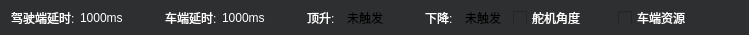
         <widget class="QWidget" name="frontVideoBottomContainer" native="true">
          <property name="sizePolicy">
           <sizepolicy hsizetype="Preferred" vsizetype="Fixed">
            <horstretch>0</horstretch>
            <verstretch>0</verstretch>
           </sizepolicy>
          </property>
          <property name="minimumSize">
           <size>
            <width>0</width>
            <height>35</height>
           </size>
          </property>
          <property name="maximumSize">
           <size>
            <width>16777215</width>
            <height>35</height>
           </size>
          </property>
          <property name="styleSheet">
           <string notr="true">background-color: rgb(46, 47, 48);</string>
          </property>
          <layout class="QHBoxLayout" name="horizontalLayout_9">
           <property name="spacing">
            <number>5</number>
           </property>
           <item>
            <widget class="QLabel" name="driverTextDelayLabel">
             <property name="sizePolicy">
              <sizepolicy hsizetype="Fixed" vsizetype="Preferred">
               <horstretch>0</horstretch>
               <verstretch>0</verstretch>
              </sizepolicy>
             </property>
             <property name="styleSheet">
              <string notr="true">color: rgb(255, 255, 255);
font: 700 9pt &quot;Microsoft YaHei UI&quot;;</string>
             </property>
             <property name="text">
              <string>驾驶端延时:</string>
             </property>
            </widget>
           </item>
           <item>
            <widget class="QLabel" name="driverDelayLabel">
             <property name="sizePolicy">
              <sizepolicy hsizetype="Fixed" vsizetype="Preferred">
               <horstretch>0</horstretch>
               <verstretch>0</verstretch>
              </sizepolicy>
             </property>
             <property name="minimumSize">
              <size>
               <width>80</width>
               <height>0</height>
              </size>
             </property>
             <property name="maximumSize">
              <size>
               <width>80</width>
               <height>16777215</height>
              </size>
             </property>
             <property name="styleSheet">
              <string notr="true">color: rgb(255, 255, 255);
font: 700 9pt &quot;Microsoft YaHei UI&quot;;</string>
             </property>
             <property name="text">
              <string>1000ms</string>
             </property>
            </widget>
           </item>
           <item>
            <widget class="QLabel" name="carDelayTextLabel">
             <property name="sizePolicy">
              <sizepolicy hsizetype="Fixed" vsizetype="Preferred">
               <horstretch>0</horstretch>
               <verstretch>0</verstretch>
              </sizepolicy>
             </property>
             <property name="styleSheet">
              <string notr="true">color: rgb(255, 255, 255);
font: 700 9pt &quot;Microsoft YaHei UI&quot;;</string>
             </property>
             <property name="text">
              <string>车端延时:</string>
             </property>
            </widget>
           </item>
           <item>
            <widget class="QLabel" name="carDelayLabel">
             <property name="sizePolicy">
              <sizepolicy hsizetype="Fixed" vsizetype="Preferred">
               <horstretch>80</horstretch>
               <verstretch>0</verstretch>
              </sizepolicy>
             </property>
             <property name="minimumSize">
              <size>
               <width>80</width>
               <height>0</height>
              </size>
             </property>
             <property name="styleSheet">
              <string notr="true">color: rgb(255, 255, 255);
font: 700 9pt &quot;Microsoft YaHei UI&quot;;</string>
             </property>
             <property name="text">
              <string>1000ms</string>
             </property>
            </widget>
           </item>
           <item>
            <widget class="QLabel" name="riseTextLabel">
             <property name="sizePolicy">
              <sizepolicy hsizetype="Fixed" vsizetype="Preferred">
               <horstretch>0</horstretch>
               <verstretch>0</verstretch>
              </sizepolicy>
             </property>
             <property name="styleSheet">
              <string notr="true">color: rgb(255, 255, 255);
font: 700 9pt &quot;Microsoft YaHei UI&quot;;</string>
             </property>
             <property name="text">
              <string>顶升:</string>
             </property>
            </widget>
           </item>
           <item>
            <widget class="QLabel" name="riseLabel">
             <property name="sizePolicy">
              <sizepolicy hsizetype="Fixed" vsizetype="Preferred">
               <horstretch>0</horstretch>
               <verstretch>0</verstretch>
              </sizepolicy>
             </property>
             <property name="minimumSize">
              <size>
               <width>50</width>
               <height>0</height>
              </size>
             </property>
             <property name="maximumSize">
              <size>
               <width>50</width>
               <height>16777215</height>
              </size>
             </property>
             <property name="layoutDirection">
              <enum>Qt::LeftToRight</enum>
             </property>
             <property name="styleSheet">
              <string notr="true">[stateColor='red']
{
background-color: red;
color: white;                    /* 文字颜色 */
border-width: 1px;               /* 边框宽度 */
border-radius: 2px;              /* 边框圆角 */
font:bold 10pt &quot;Microsoft YaHei UI&quot;;
}
[stateColor='green']
{
background-color: green;
color: white;                    /* 文字颜色 */
border-width: 1px;               /* 边框宽度 */
border-radius: 2px;              /* 边框圆角 */
font:bold 10pt &quot;Microsoft YaHei UI&quot;;
}
[stateColor='blue']
{
background-color: rgb(64, 169, 255);
color: white;                    /* 文字颜色 */
border-width: 1px;               /* 边框宽度 */
border-radius: 2px;              /* 边框圆角 */
font:bold 10pt &quot;Microsoft YaHei UI&quot;;
}</string>
             </property>
             <property name="text">
              <string>未触发</string>
             </property>
             <property name="alignment">
              <set>Qt::AlignCenter</set>
             </property>
            </widget>
           </item>
           <item>
            <spacer name="horizontalSpacer_8">
             <property name="orientation">
              <enum>Qt::Horizontal</enum>
             </property>
             <property name="sizeType">
              <enum>QSizePolicy::Fixed</enum>
             </property>
             <property name="sizeHint" stdset="0">
              <size>
               <width>30</width>
               <height>20</height>
              </size>
             </property>
            </spacer>
           </item>
           <item>
            <widget class="QLabel" name="fallTextLabel">
             <property name="sizePolicy">
              <sizepolicy hsizetype="Fixed" vsizetype="Preferred">
               <horstretch>0</horstretch>
               <verstretch>0</verstretch>
              </sizepolicy>
             </property>
             <property name="styleSheet">
              <string notr="true">color: rgb(255, 255, 255);
font: 700 9pt &quot;Microsoft YaHei UI&quot;;</string>
             </property>
             <property name="text">
              <string>下降:</string>
             </property>
            </widget>
           </item>
           <item>
            <widget class="QLabel" name="fallLabel">
             <property name="sizePolicy">
              <sizepolicy hsizetype="Fixed" vsizetype="Preferred">
               <horstretch>0</horstretch>
               <verstretch>0</verstretch>
              </sizepolicy>
             </property>
             <property name="minimumSize">
              <size>
               <width>50</width>
               <height>0</height>
              </size>
             </property>
             <property name="maximumSize">
              <size>
               <width>50</width>
               <height>16777215</height>
              </size>
             </property>
             <property name="layoutDirection">
              <enum>Qt::LeftToRight</enum>
             </property>
             <property name="styleSheet">
              <string notr="true">[stateColor='red']
{
background-color: red;
color: white;                    /* 文字颜色 */
border-width: 1px;               /* 边框宽度 */
border-radius: 2px;              /* 边框圆角 */
font:bold 10pt &quot;Microsoft YaHei UI&quot;;
}
[stateColor='green']
{
background-color: green;
color: white;                    /* 文字颜色 */
border-width: 1px;               /* 边框宽度 */
border-radius: 2px;              /* 边框圆角 */
font:bold 10pt &quot;Microsoft YaHei UI&quot;;
}
[stateColor='blue']
{
background-color: rgb(64, 169, 255);
color: white;                    /* 文字颜色 */
border-width: 1px;               /* 边框宽度 */
border-radius: 2px;              /* 边框圆角 */
font:bold 10pt &quot;Microsoft YaHei UI&quot;;
}</string>
             </property>
             <property name="text">
              <string>未触发</string>
             </property>
             <property name="alignment">
              <set>Qt::AlignCenter</set>
             </property>
            </widget>
           </item>
           <item>
            <spacer name="horizontalSpacer">
             <property name="orientation">
              <enum>Qt::Horizontal</enum>
             </property>
             <property name="sizeType">
              <enum>QSizePolicy::Expanding</enum>
             </property>
             <property name="sizeHint" stdset="0">
              <size>
               <width>0</width>
               <height>0</height>
              </size>
             </property>
            </spacer>
           </item>
           <item>
            <widget class="QCheckBox" name="showModelCbx">
             <property name="sizePolicy">
              <sizepolicy hsizetype="Fixed" vsizetype="Preferred">
               <horstretch>0</horstretch>
               <verstretch>0</verstretch>
              </sizepolicy>
             </property>
             <property name="minimumSize">
              <size>
               <width>80</width>
               <height>0</height>
              </size>
             </property>
             <property name="maximumSize">
              <size>
               <width>80</width>
               <height>16777215</height>
              </size>
             </property>
             <property name="styleSheet">
              <string notr="true">color: rgb(255, 255, 255);
font: 700 9pt &quot;Microsoft YaHei UI&quot;;</string>
             </property>
             <property name="text">
              <string>舵机角度</string>
             </property>
             <property name="checked">
              <bool>false</bool>
             </property>
            </widget>
           </item>
           <item>
            <spacer name="horizontalSpacer_13">
             <property name="orientation">
              <enum>Qt::Horizontal</enum>
             </property>
             <property name="sizeType">
              <enum>QSizePolicy::Fixed</enum>
             </property>
             <property name="sizeHint" stdset="0">
              <size>
               <width>20</width>
               <height>20</height>
              </size>
             </property>
            </spacer>
           </item>
           <item>
            <widget class="QCheckBox" name="showCarRes">
             <property name="sizePolicy">
              <sizepolicy hsizetype="Fixed" vsizetype="Preferred">
               <horstretch>0</horstretch>
               <verstretch>0</verstretch>
              </sizepolicy>
             </property>
             <property name="minimumSize">
              <size>
               <width>80</width>
               <height>0</height>
              </size>
             </property>
             <property name="maximumSize">
              <size>
               <width>80</width>
               <height>16777215</height>
              </size>
             </property>
             <property name="styleSheet">
              <string notr="true">color: rgb(255, 255, 255);
font: 700 9pt &quot;Microsoft YaHei UI&quot;;</string>
             </property>
             <property name="text">
              <string>车端资源</string>
             </property>
             <property name="checked">
              <bool>false</bool>
             </property>
            </widget>
           </item>
           <item>
            <spacer name="horizontalSpacer_9">
             <property name="orientation">
              <enum>Qt::Horizontal</enum>
             </property>
             <property name="sizeType">
              <enum>QSizePolicy::Fixed</enum>
             </property>
             <property name="sizeHint" stdset="0">
              <size>
               <width>40</width>
               <height>20</height>
              </size>
             </property>
            </spacer>
           </item>
          </layout>
         </widget>
